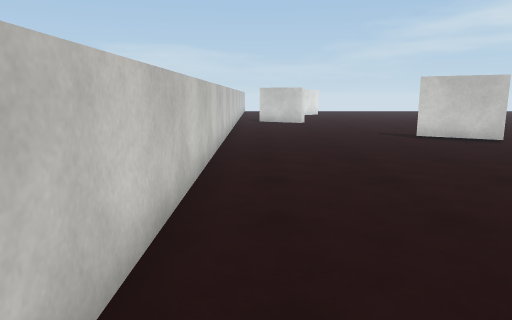
View 1 (above)

16 first-person views from a walk through a Unity game level. The camera is 1.4 m above the floor, tilts 10° down and sees 70° across. The floor is counted in squares, 1 m on a side. Each view is taken from the middle of a square. On the plan, view 1 faces up. The plan holds only what a view shows up to about 16 squares ahead; the rest is blank. Surface patterns are stand-ins for the level's own textures.

View 2
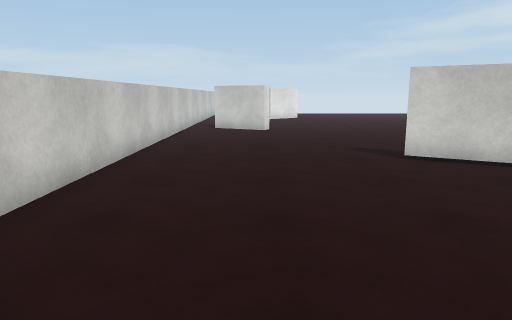

View 3
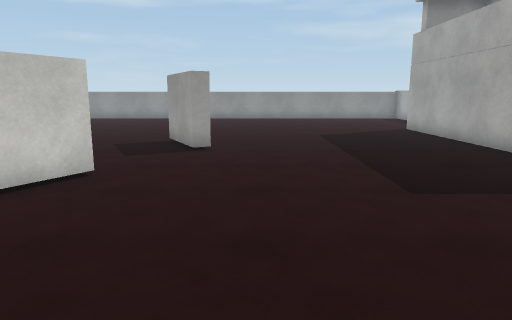

View 4
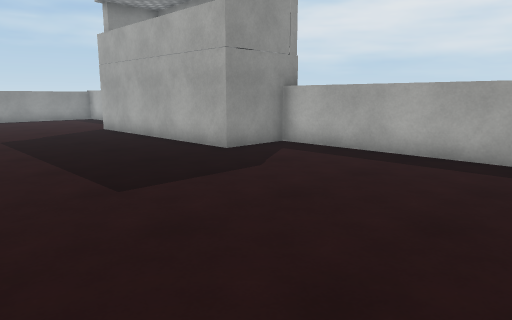

View 5
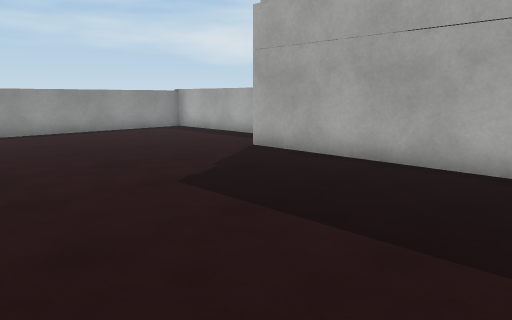

View 6
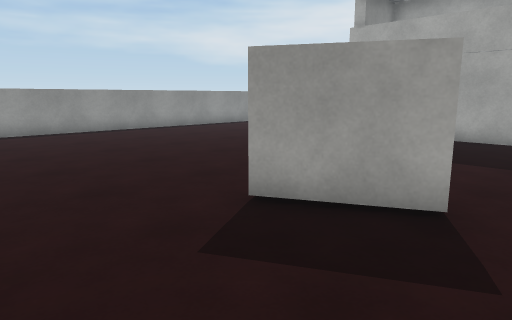

View 7
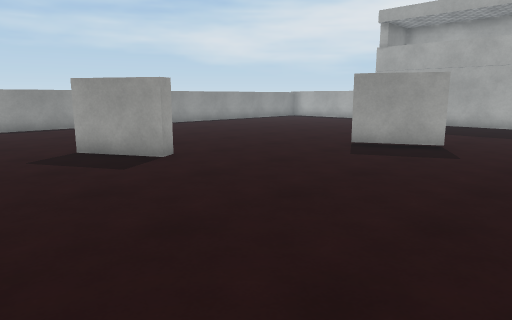

View 8
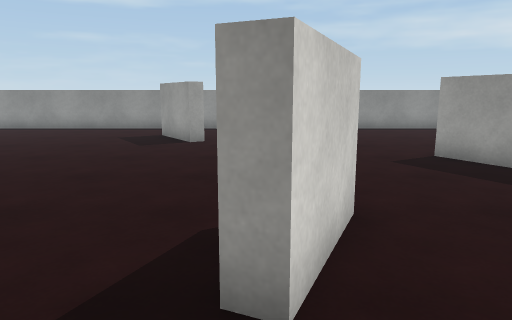

View 9
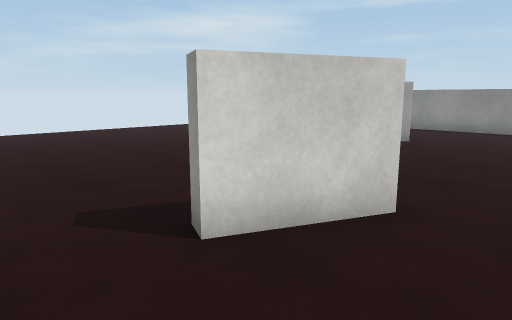

View 10
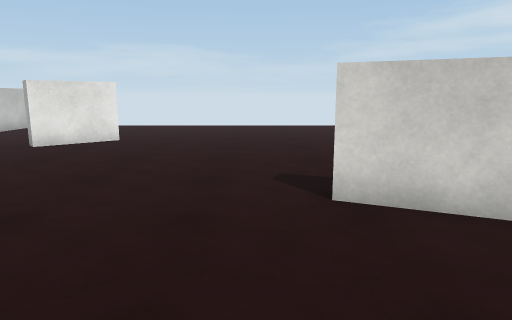

View 11
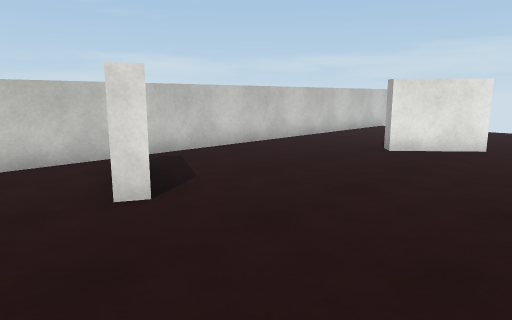

View 12
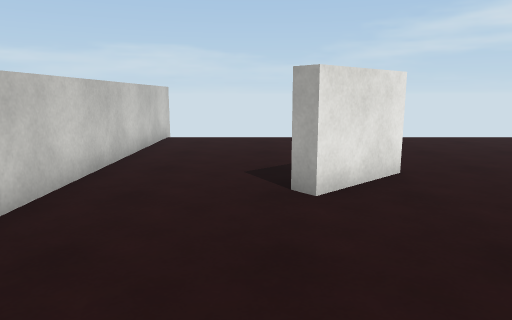

View 13
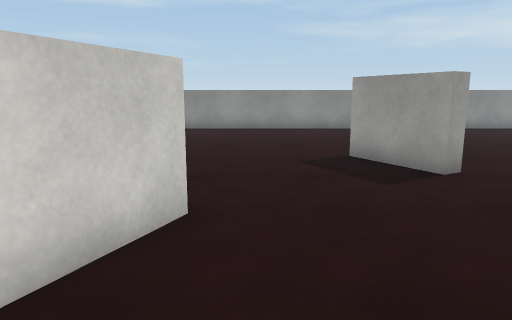

View 14
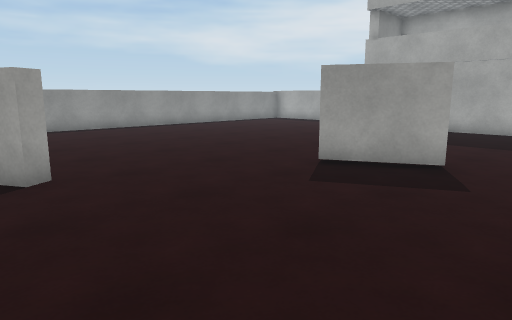

View 15
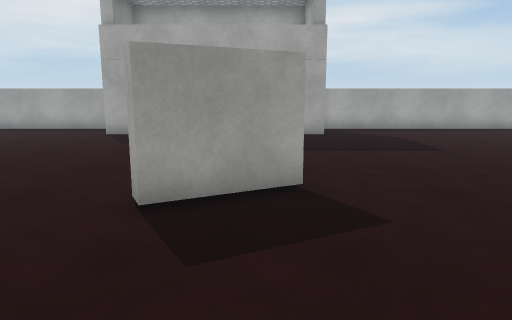

View 16
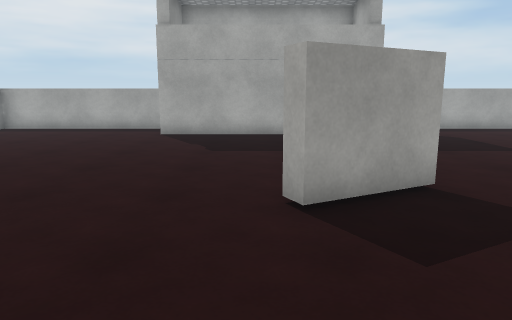

### Floor plan
Points are (right, up) in squares from view 1. A wall is a line through its corners. A room is listed if a view was taken in it or the views show most of it. See-through windows are left out.
Room 1 (views 1, 2, 3, 4, 5, 6, 7, 8, 9, 10, 11, 12, 13, 14, 15, 16)
walls: (12.3, 19.8) (10, 20.8) (10.3, 21.3); (14.6, 15.2) (14.4, 15.6) (16.5, 16.8); (7.5, 10.9) (5.3, 12.1); (10.6, 9.1) (10.3, 9.6) (12.4, 10.7) (12.7, 10.2); (19.4, 22.6) (19.1, 23) (21.1, 24.4); (2.6, 19.5) (2.3, 19) (0.1, 20.1); (4.7, 27.6) (2.9, 26) (2.5, 26.4); (17, -0.7) (23.8, -0.7) (23.8, 32); (-1, 33.9) (-1, 1.2); (0, -0.7) (8.5, -0.7) (8.5, 1.6) (16.5, 1.6)
ways out: gap at (0, 20)

Positions as (right, up) in squares from view 1, and headings:
1: (0, 0), facing up
2: (2, 4), facing up
3: (1, 8), facing right
4: (1, 8), facing down-right
5: (9, 9), facing down-right
6: (9, 14), facing down-right
7: (7, 20), facing down-right
8: (8, 21), facing right
9: (8, 18), facing up-right
10: (9, 16), facing up
11: (7, 17), facing up-left
12: (2, 21), facing up
13: (8, 19), facing right
14: (8, 17), facing down-right
15: (11, 15), facing down
16: (13, 15), facing down
